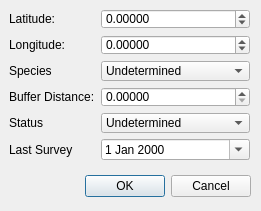
<?xml version="1.0" encoding="UTF-8"?>
<ui version="4.0">
 <class>NewRaptorDialogBase</class>
 <widget class="QDialog" name="NewRaptorDialogBase">
  <property name="geometry">
   <rect>
    <x>0</x>
    <y>0</y>
    <width>261</width>
    <height>211</height>
   </rect>
  </property>
  <property name="windowTitle">
   <string>Add New Raptor</string>
  </property>
  <widget class="QDialogButtonBox" name="button_box">
   <property name="geometry">
    <rect>
     <x>30</x>
     <y>170</y>
     <width>221</width>
     <height>32</height>
    </rect>
   </property>
   <property name="orientation">
    <enum>Qt::Horizontal</enum>
   </property>
   <property name="standardButtons">
    <set>QDialogButtonBox::Cancel|QDialogButtonBox::Ok</set>
   </property>
  </widget>
  <widget class="QWidget" name="formLayoutWidget">
   <property name="geometry">
    <rect>
     <x>9</x>
     <y>9</y>
     <width>241</width>
     <height>151</height>
    </rect>
   </property>
   <layout class="QFormLayout" name="lytForm">
    <item row="0" column="0">
     <widget class="QLabel" name="latitudeLabel">
      <property name="text">
       <string>Latitude:</string>
      </property>
     </widget>
    </item>
    <item row="0" column="1">
     <widget class="QDoubleSpinBox" name="spb_lat">
      <property name="decimals">
       <number>5</number>
      </property>
      <property name="minimum">
       <double>-90.000000000000000</double>
      </property>
      <property name="maximum">
       <double>90.000000000000000</double>
      </property>
     </widget>
    </item>
    <item row="1" column="0">
     <widget class="QLabel" name="longitudeLabel">
      <property name="text">
       <string>Longitude:</string>
      </property>
     </widget>
    </item>
    <item row="1" column="1">
     <widget class="QgsDoubleSpinBox" name="spb_lon">
      <property name="decimals">
       <number>5</number>
      </property>
      <property name="minimum">
       <double>-180.000000000000000</double>
      </property>
      <property name="maximum">
       <double>180.000000000000000</double>
      </property>
      <property name="showClearButton">
       <bool>false</bool>
      </property>
     </widget>
    </item>
    <item row="2" column="0">
     <widget class="QLabel" name="speciesLabel">
      <property name="text">
       <string>Species</string>
      </property>
     </widget>
    </item>
    <item row="2" column="1">
     <widget class="QComboBox" name="cmb_species">
      <item>
       <property name="text">
        <string>Undetermined</string>
       </property>
      </item>
      <item>
       <property name="text">
        <string>Red-tail Hawk</string>
       </property>
      </item>
      <item>
       <property name="text">
        <string>Swainsons Hawk</string>
       </property>
      </item>
      <item>
       <property name="text">
        <string>Northern Harrier</string>
       </property>
      </item>
     </widget>
    </item>
    <item row="3" column="0">
     <widget class="QLabel" name="bufferDistanceLabel">
      <property name="text">
       <string>Buffer Distance:</string>
      </property>
     </widget>
    </item>
    <item row="3" column="1">
     <widget class="QDoubleSpinBox" name="spb_buffer">
      <property name="decimals">
       <number>5</number>
      </property>
      <property name="maximum">
       <double>0.100000000000000</double>
      </property>
      <property name="singleStep">
       <double>0.001000000000000</double>
      </property>
     </widget>
    </item>
    <item row="4" column="0">
     <widget class="QLabel" name="statusLabel">
      <property name="text">
       <string>Status</string>
      </property>
     </widget>
    </item>
    <item row="4" column="1">
     <widget class="QComboBox" name="cmb_status">
      <item>
       <property name="text">
        <string>Undetermined</string>
       </property>
      </item>
      <item>
       <property name="text">
        <string>Active Nest</string>
       </property>
      </item>
      <item>
       <property name="text">
        <string>Inactive Nest</string>
       </property>
      </item>
      <item>
       <property name="text">
        <string>Fledged Nest</string>
       </property>
      </item>
     </widget>
    </item>
    <item row="5" column="0">
     <widget class="QLabel" name="lastSurveyLabel">
      <property name="text">
       <string>Last Survey</string>
      </property>
     </widget>
    </item>
    <item row="5" column="1">
     <widget class="QDateEdit" name="lastSurveyDateEdit">
      <property name="calendarPopup">
       <bool>true</bool>
      </property>
     </widget>
    </item>
   </layout>
  </widget>
 </widget>
 <customwidgets>
  <customwidget>
   <class>QgsDoubleSpinBox</class>
   <extends>QDoubleSpinBox</extends>
   <header>qgsdoublespinbox.h</header>
  </customwidget>
 </customwidgets>
 <resources/>
 <connections>
  <connection>
   <sender>button_box</sender>
   <signal>accepted()</signal>
   <receiver>NewRaptorDialogBase</receiver>
   <slot>accept()</slot>
   <hints>
    <hint type="sourcelabel">
     <x>20</x>
     <y>20</y>
    </hint>
    <hint type="destinationlabel">
     <x>20</x>
     <y>20</y>
    </hint>
   </hints>
  </connection>
  <connection>
   <sender>button_box</sender>
   <signal>rejected()</signal>
   <receiver>NewRaptorDialogBase</receiver>
   <slot>reject()</slot>
   <hints>
    <hint type="sourcelabel">
     <x>20</x>
     <y>20</y>
    </hint>
    <hint type="destinationlabel">
     <x>20</x>
     <y>20</y>
    </hint>
   </hints>
  </connection>
 </connections>
</ui>
